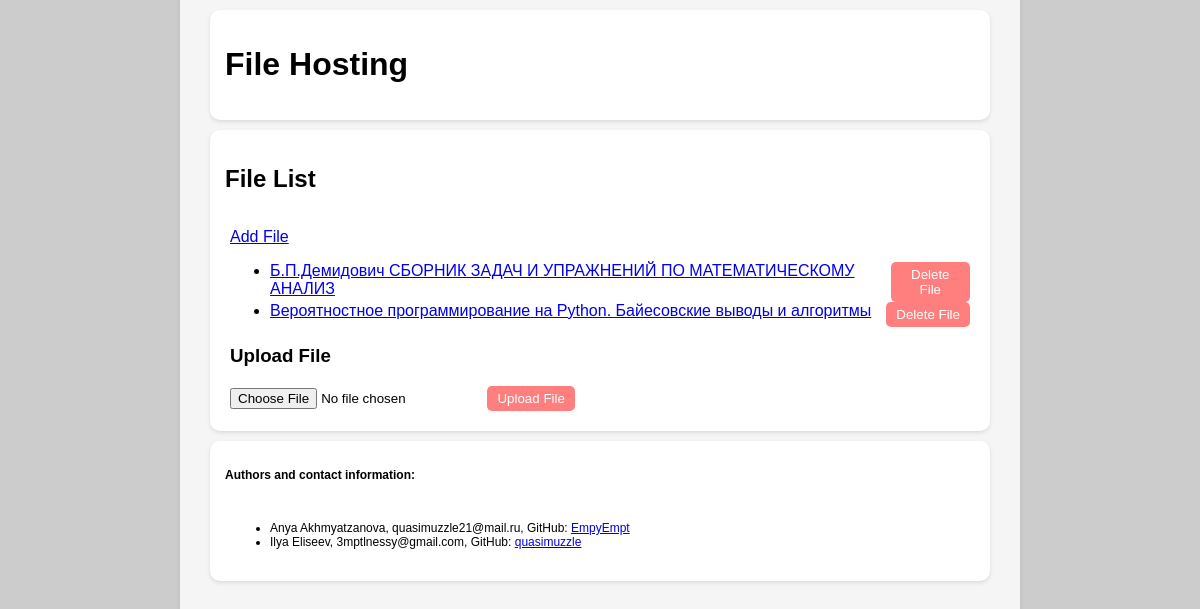
The page / on the database its author committed.
### files/models.py (models this page shows)
class File(models.Model):
         name = models.CharField(max_length=100)
         file = models.FileField(upload_to='files/')
         uploaded_by = models.ForeignKey(User, on_delete=models.CASCADE)
         uploaded_at = models.DateTimeField(auto_now_add=True)
         description = models.TextField()
         class Meta:
              app_label = 'files'

### files/views.py (the view)
# urls.py: path('', views.file_list, name='file_list'),
def file_list(request):
    files = File.objects.all()
    return render(request, 'files/file_list.html', {'files': files})

### files/templates/files/file_list.html (shortened to what this page needs)
<!DOCTYPE html>
<html lang="en">
<head>
</head>
<body>
    <div class="container">
        <div class="block">
            <div class="block-title">
                <h1>File Hosting</h1>
            </div>
        </div>
        <div class="block">
            <div class="block-title">
                <h2>File List</h2>
            </div>
            <div class="block-content">
                <a href="{% url 'add_file' %}">Add File</a>
                <ul>
                    {% for file in files %}
                        <li>
                            <div style="display: flex; justify-content: space-between;">
                                <span><a href="{% url 'file_detail' file.id %}">{{ file.name }}</a></span>
                                <form method="post" action="{% url 'delete_file' file.id %}">
                                    <button type="submit">Delete File</button>
                                </form>
                            </div>
                        </li>
                    {% endfor %}
                </ul>
                <h3>Upload File</h3>
                <form method="post" action="{% url 'upload_file' %}" enctype="multipart/form-data">
                    <input type="file" name="file">
                    <button type="submit">Upload File</button>
                </form>
            </div>
        </div>
        <div class="block">
            <div class="block-title">
                <h3 class="authors">Authors and contact information:</h3>
            </div>
            <div class="block-content">
                <ul class="authors">
                    <li>Anya Akhmyatzanova, quasimuzzle21@mail.ru, GitHub: <a href="https://github.com/quasimuzzle">EmpyEmpt</a></li>
                    <li>Ilya Eliseev, 3mptlnessy@gmail.com, GitHub: <a href="https://github.com/EmpyEmpt">quasimuzzle</a></li>
                </ul>
            </div>
        </div>
    </div>
</body>
</html>

### files/templates/files/file_list.html (style rules this page uses)
body { display: flex; justify-content: center; align-items: center; height: 100vh; margin: 0; background-color: #CCC; font-family: Comfortaa, sans-serif; }
.container { width: 100vw; max-width: 800px; height: 100%; padding: 20px; background-color: rgba(255, 255, 255, 0.8); border-radius: 10px; box-shadow: 0 2px 4px rgba(0, 0, 0, 0.1); }
.block { padding: 10px; margin: 10px; background-color: white; border-radius: 10px; box-shadow: 0 2px 4px rgba(0, 0, 0, 0.1); }
.block-title { background-color: white; padding: 5px; border-top-left-radius: 10px; border-top-right-radius: 10px; }
.block-content { padding: 10px; }
.authors { font-size: 12px; }
button { background-color: rgba(255, 0, 0, 0.5); color: white; border: none; padding: 5px 10px; border-radius: 5px; cursor: pointer; }

### rows shown on the page
File: name "Б.П.Демидович СБОРНИК ЗАДАЧ И УПРАЖНЕНИЙ ПО МАТЕМАТИЧЕСКОМУ АНАЛИЗ"
File: name "Вероятностное программирование на Python. Байесовские выводы и алгоритмы"
